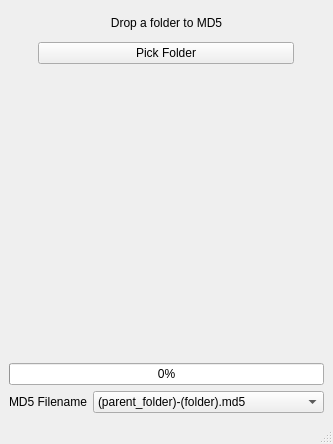
<?xml version="1.0" encoding="UTF-8"?>
<ui version="4.0">
 <class>MainWindow</class>
 <widget class="QMainWindow" name="MainWindow">
  <property name="windowModality">
   <enum>Qt::ApplicationModal</enum>
  </property>
  <property name="enabled">
   <bool>true</bool>
  </property>
  <property name="geometry">
   <rect>
    <x>0</x>
    <y>0</y>
    <width>333</width>
    <height>444</height>
   </rect>
  </property>
  <property name="sizePolicy">
   <sizepolicy hsizetype="Fixed" vsizetype="Fixed">
    <horstretch>0</horstretch>
    <verstretch>0</verstretch>
   </sizepolicy>
  </property>
  <property name="acceptDrops">
   <bool>true</bool>
  </property>
  <property name="windowTitle">
   <string>MD5ER</string>
  </property>
  <property name="autoFillBackground">
   <bool>false</bool>
  </property>
  <property name="styleSheet">
   <string notr="true"/>
  </property>
  <property name="locale">
   <locale language="English" country="Belgium"/>
  </property>
  <property name="toolButtonStyle">
   <enum>Qt::ToolButtonIconOnly</enum>
  </property>
  <widget class="QWidget" name="centralwidget">
   <property name="sizePolicy">
    <sizepolicy hsizetype="Fixed" vsizetype="Fixed">
     <horstretch>0</horstretch>
     <verstretch>0</verstretch>
    </sizepolicy>
   </property>
   <property name="acceptDrops">
    <bool>true</bool>
   </property>
   <layout class="QGridLayout" name="gridLayout_2">
    <item row="6" column="0">
     <widget class="QProgressBar" name="progressBar">
      <property name="enabled">
       <bool>true</bool>
      </property>
      <property name="value">
       <number>0</number>
      </property>
     </widget>
    </item>
    <item row="8" column="0">
     <layout class="QGridLayout" name="gridLayout_3">
      <item row="0" column="1">
       <widget class="QComboBox" name="comboBox_md5name">
        <property name="sizePolicy">
         <sizepolicy hsizetype="Expanding" vsizetype="Fixed">
          <horstretch>0</horstretch>
          <verstretch>0</verstretch>
         </sizepolicy>
        </property>
        <property name="currentIndex">
         <number>2</number>
        </property>
        <item>
         <property name="text">
          <string>md5.md5</string>
         </property>
        </item>
        <item>
         <property name="text">
          <string>(folder).md5</string>
         </property>
        </item>
        <item>
         <property name="text">
          <string>(parent_folder)-(folder).md5</string>
         </property>
        </item>
       </widget>
      </item>
      <item row="0" column="0">
       <widget class="QLabel" name="label_3">
        <property name="sizePolicy">
         <sizepolicy hsizetype="Minimum" vsizetype="Preferred">
          <horstretch>0</horstretch>
          <verstretch>0</verstretch>
         </sizepolicy>
        </property>
        <property name="text">
         <string>MD5 Filename</string>
        </property>
       </widget>
      </item>
     </layout>
    </item>
    <item row="1" column="0">
     <layout class="QGridLayout" name="gridLayout">
      <item row="1" column="0">
       <widget class="QLabel" name="label">
        <property name="sizePolicy">
         <sizepolicy hsizetype="Fixed" vsizetype="Fixed">
          <horstretch>0</horstretch>
          <verstretch>0</verstretch>
         </sizepolicy>
        </property>
        <property name="minimumSize">
         <size>
          <width>256</width>
          <height>256</height>
         </size>
        </property>
        <property name="maximumSize">
         <size>
          <width>256</width>
          <height>256</height>
         </size>
        </property>
        <property name="baseSize">
         <size>
          <width>0</width>
          <height>0</height>
         </size>
        </property>
        <property name="font">
         <font>
          <pointsize>18</pointsize>
         </font>
        </property>
        <property name="acceptDrops">
         <bool>true</bool>
        </property>
        <property name="text">
         <string/>
        </property>
        <property name="pixmap">
         <pixmap resource="images.qrc">:/md5_256.png</pixmap>
        </property>
        <property name="scaledContents">
         <bool>false</bool>
        </property>
        <property name="alignment">
         <set>Qt::AlignCenter</set>
        </property>
        <property name="wordWrap">
         <bool>true</bool>
        </property>
       </widget>
      </item>
      <item row="0" column="0">
       <widget class="QPushButton" name="pushButtonPickFolder">
        <property name="text">
         <string>Pick Folder</string>
        </property>
       </widget>
      </item>
     </layout>
    </item>
    <item row="0" column="0">
     <widget class="QLabel" name="label_2">
      <property name="text">
       <string>Drop a folder to MD5</string>
      </property>
      <property name="alignment">
       <set>Qt::AlignCenter</set>
      </property>
     </widget>
    </item>
    <item row="4" column="0">
     <widget class="QLabel" name="labelfilenow">
      <property name="maximumSize">
       <size>
        <width>16777215</width>
        <height>25</height>
       </size>
      </property>
      <property name="font">
       <font>
        <pointsize>9</pointsize>
       </font>
      </property>
      <property name="text">
       <string/>
      </property>
      <property name="alignment">
       <set>Qt::AlignCenter</set>
      </property>
     </widget>
    </item>
   </layout>
  </widget>
  <widget class="QStatusBar" name="statusBar">
   <property name="font">
    <font>
     <pointsize>9</pointsize>
    </font>
   </property>
  </widget>
 </widget>
 <resources>
  <include location="images.qrc"/>
 </resources>
 <connections/>
</ui>
